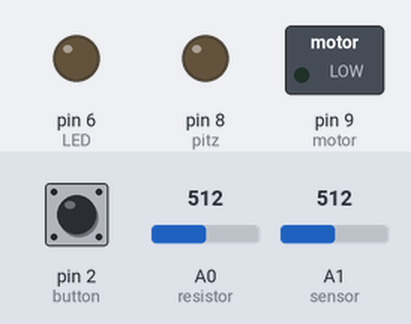
This sketch was run on a simulated Arduino Uno, built with avr-gcc and run on an emulated ATmega328P. Shown: switched loads named in the sketch (green lamp = pin HIGH), output pins drawn as LEDs (lit = HIGH). The inputs (shaded band) are chosen by the test bench; at power-on: pin 2 (button) LOW, A0 (resistor) = 512, A1 (sensor) = 512.

Above: at 1.2 s.
1.3 s: pin 2 (button) pulled HIGH for 1 s
At 1.43 s:
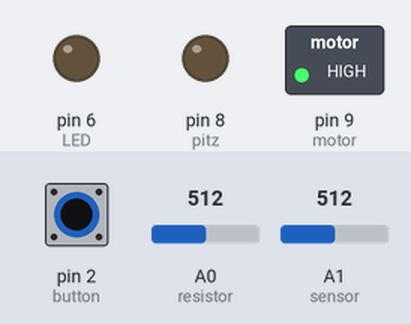
4.3 s: pin 2 (button) pulled HIGH for 3.2 s
At 8.4 s:
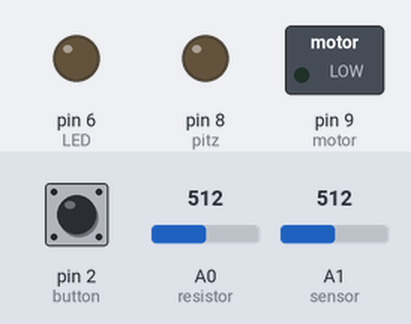
Timing chart, 0 to 9.9 s (numbered marks = the images above; inputs shaded):
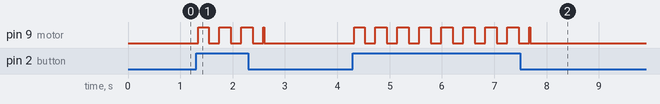

Measured:
- after the input at 1.3 s, pin 9 (motor): goes 3 × (HIGH 0.20 s, LOW 0.20 s), HIGH 0.02 s, then LOW, starting at once
- after the input at 4.3 s, pin 9 (motor): goes 8 × (HIGH 0.20 s, LOW 0.20 s), HIGH 0.02 s, then LOW, starting at once

The sketch:

DCMotor.ino
```cpp
int button = 2;
int motor = 9;
int sensor = A1;
int resistor = A0;
int pitz = 8;
int LED = 6;
int sensorValue;
int highValue = 1023;
int lowValue = 0;
int motorInput;

void setup() {
  Serial.begin(9600);
  pinMode(motor, OUTPUT);
  pinMode(LED, OUTPUT);
  pinMode(pitz, OUTPUT);
  pinMode(button, INPUT);
}

void loop() {
  int reading = digitalRead(button);
  int readingLight = analogRead(sensor);
  int readingResistor = analogRead(resistor);
  motorInput = map(readingResistor,0,1023,0,255);
  delay(20);
  if (reading == 1) {
    if (readingResistor == 0) {
      digitalWrite(motor, LOW);
    } else if (readingResistor <= 600) {
      digitalWrite(motor, HIGH);
      delay(200);
      digitalWrite(motor, LOW);
      delay(200);
      digitalWrite(motor, HIGH);
    } else {
      digitalWrite(motor, motorInput);
    }
    if (readingLight >= 800) {
      digitalWrite(LED, HIGH);
    } else {
      digitalWrite(LED, LOW);
    }
    digitalWrite(pitz, HIGH);
    if (readingLight > highValue) {
      highValue = readingLight;
    } else if (readingLight < lowValue) {
      lowValue = readingLight;
    }
    digitalWrite(pitz, LOW);
  } else {
    digitalWrite(motor, LOW);
    digitalWrite(LED, LOW);
    digitalWrite(pitz, LOW);
  }
}
```
